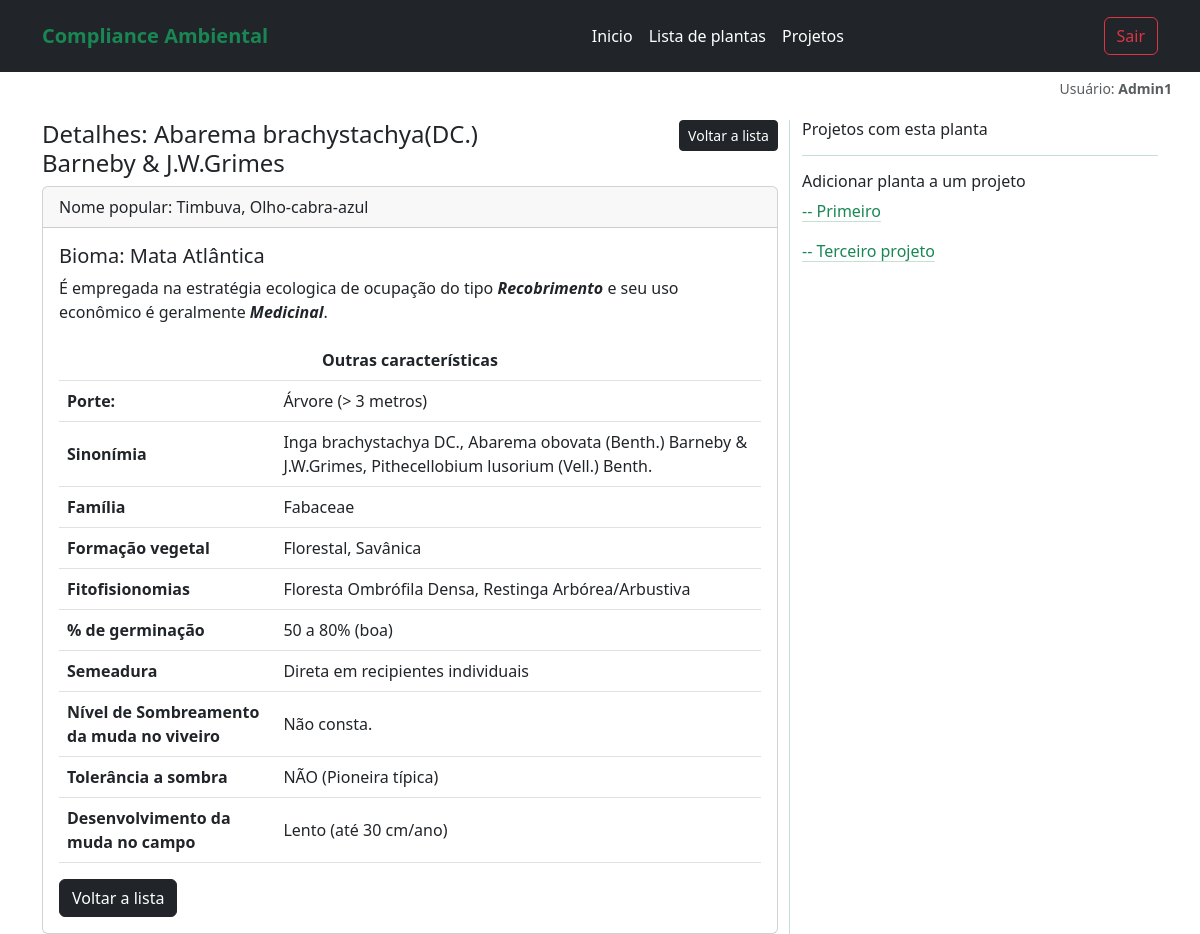
Page /auth/detalhe_planta/1 (signed in) on the earlier database version.
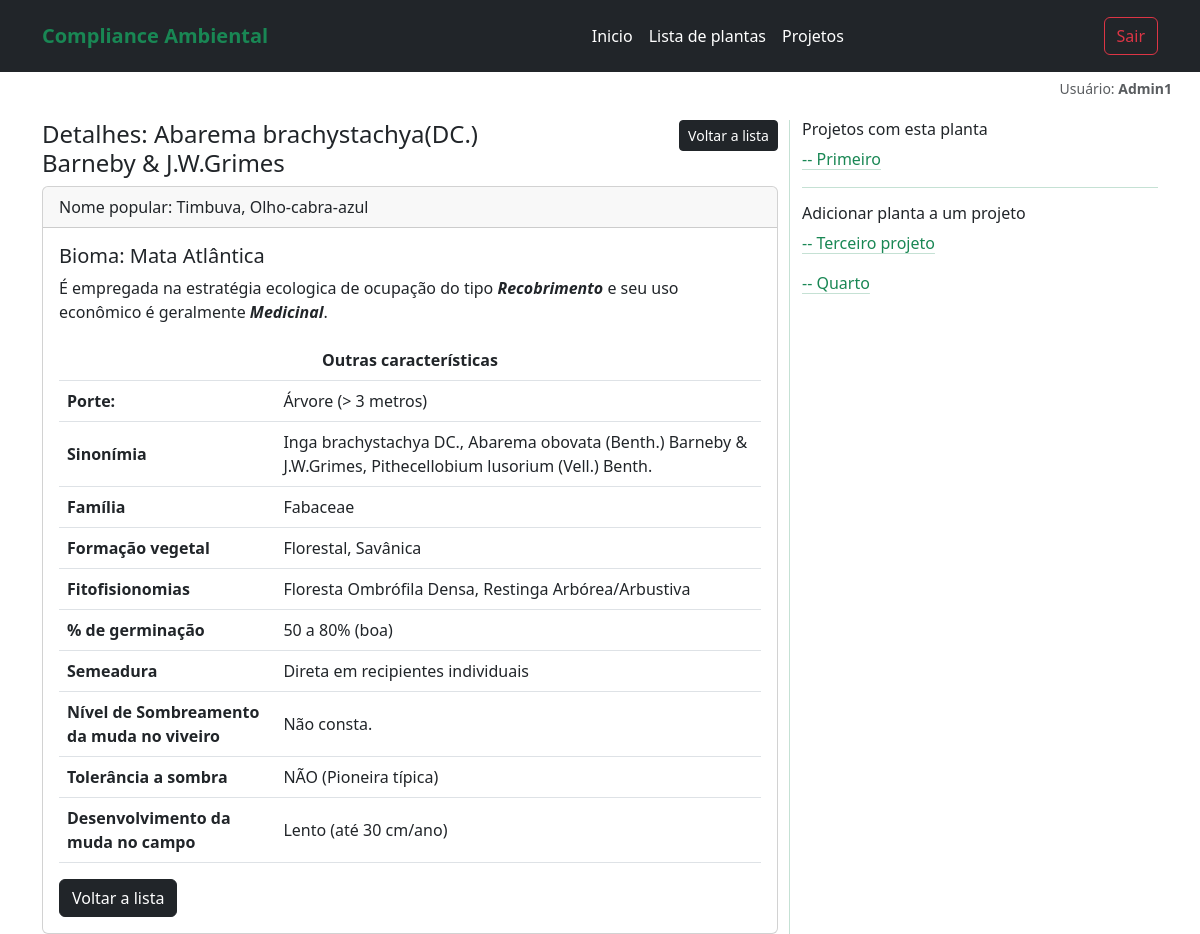
Same page on the later database version.
### app_plantas/models.py (models this page shows)
class Projetos(models.Model):
    id_projeto = models.AutoField(primary_key=True)
    nome = models.TextField(max_length=100)
    descricao = models.TextField(max_length=1024)
    plantas = models.ManyToManyField(Plantas, related_name="projetos")

### app_plantas/views.py (the view)
# urls.py: path('detalhe_planta/<int:id_planta>', views.detalhe_planta, name='detalhe_planta'),
@login_required(login_url="/auth/login/")
def detalhe_planta(request, id_planta):
    planta = Plantas.objects.get(id_planta=id_planta)
    nos_projetos = planta.projetos.all()
    id_projeto = [projeto.id_projeto for projeto in nos_projetos]
    print("id_projeto é: ", id_projeto)
    outros_projetos = Projetos.objects.exclude(id_projeto__in=id_projeto)
    print("Os projetos que não tem esta planta: ", outros_projetos)
    context = {
        "planta": planta,
        "nos_projetos": nos_projetos,
        "outros_projetos": outros_projetos,
    }
    return render(request, "users/detalhe_planta.html", context)

### app_plantas/templates/users/detalhe_planta.html (shortened to what this page needs)
{% extends 'basico/menu.html' %}
{% block content %}
<div class="container">
  <section>
    <div class="row">
      <div class="col-lg-8 col-md-6 mb-5 mb-md-5 mb-lg-0 position-relative">
        <div class="row">
          <div class="col-lg-8 col-md-6">
            <h4>Detalhes: {{planta.especie}}</h4>
          </div>
          <div class="col-lg-4 col-md-3 text-end">
            <a href="{% url 'plantas' %}" class="btn btn-dark btn-sm mb-1">Voltar a lista</a>
          </div>
        </div>
        <div class="card">
          <div class="card-header">
            Nome popular: {{ planta.nome_popular }}
          </div>
          <div class="card-body">
            <h5 class="card-title">Bioma: {{ planta.bioma }}</h5>
            <p class="card-text">
              É empregada na estratégia ecologica de ocupação do tipo
              <em><b>{{planta.estrategia_ecologica_ocupacao}}</b></em>
              e seu uso econômico é geralmente <em><b>{{planta.uso_economico}}</b></em>.
            </p>
            <table class="table align-middle table-hover text-break">
              <thead>
                <tr class="text-center">
                  <th scope="row " colspan="2">Outras características</th>
                </tr>
              </thead>
              <tbody>
                <tr>
                  <th scope="row">Porte:</th>
                  <td>{{planta.porte_da_planta}}</td>
                </tr>
                <tr>
                  <th scope="row">Sinonímia</th>
                  <td>{{planta.sinonimia}}</td>
                </tr>
                <tr>
                  <th scope="row">Família</th>
                  <td>{{planta.familia}}</td>
                </tr>
                <tr>
                  <th scope="row">Formação vegetal</th>
                  <td>{{planta.formacao_vegetal}}</td>
                </tr>
                <tr>
                  <th scope="row">Fitofisionomias</th>
                  <td>{{planta.fitofisionomias}}</td>
                </tr>
                <tr>
                  <th scope="row">% de germinação</th>
                  <td>{{planta.porcentagem_germinacao}}</td>
                </tr>
                <tr>
                  <th scope="row">Semeadura</th>
                  <td>{{planta.semeadura}}</td>
                </tr>
                <tr>
                  <th scope="row">Nível de Sombreamento da muda no viveiro</th>
                  <td>{{planta.nivel_sombreamento_muda_viveiro}}</td>
                </tr>
                <tr>
                  <th scope="row">Tolerância a sombra</th>
                  <td>{{planta.tolerancia_sombra}}</td>
                </tr>
                <tr>
                  <th scope="row">Desenvolvimento da muda no campo</th>
                  <td>{{planta.desenvolvimento_muda_campo}}</td>
                </tr>
              </tbody>
            </table>
            <a href="{% url 'plantas' %}" class="btn btn-dark">Voltar a lista</a>
          </div>
        </div>
      </div>
      <div class="col-lg-4 col-md-2 mb-5 mb-md-5 mb-lg-0 position-relative">
        <h6>Projetos com esta planta</h6>
        {% for projeto in nos_projetos %}
        <p><a href="{% url 'detalhe_projeto' projeto.id_projeto %}"
            class="link-success link-offset-2 link-underline-opacity-25 link-underline-opacity-100-hover">
            -- {{projeto.nome}}
          </a>
        </p>
        {% endfor %}
        <div class="text-success">
          <hr>
        </div>
        <h6>Adicionar planta a um projeto</h6>
        {% for projeto in outros_projetos %}
        <p><a href="{% url 'add_planta' planta.id_planta projeto.id_projeto %}"
            class="link-success link-offset-2 link-underline-opacity-25 link-underline-opacity-100-hover">
            -- {{projeto.nome}}
          </a>
        </p>
        {% endfor %}
      </div>
    </div>
  </section>
</div>
{% endblock %}

Differences in the rows shown:
shown differently, row unchanged: Projetos "Primeiro": moves from the list under "Adicionar planta a um projeto" to the list under "Projetos com esta planta"
added Projetos: nome "Quarto", shown under "Adicionar planta a um projeto"
